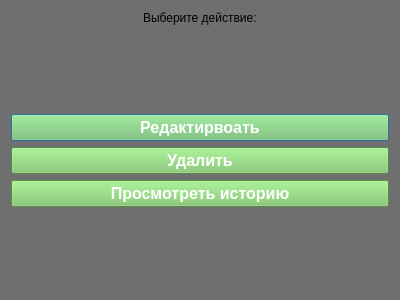
<?xml version="1.0" encoding="UTF-8"?>
<ui version="4.0">
 <class>Dialog</class>
 <widget class="QDialog" name="Dialog">
  <property name="geometry">
   <rect>
    <x>0</x>
    <y>0</y>
    <width>400</width>
    <height>300</height>
   </rect>
  </property>
  <property name="windowTitle">
   <string>Dialog</string>
  </property>
  <property name="styleSheet">
   <string notr="true">background-color: rgb(111, 111, 111);</string>
  </property>
  <layout class="QVBoxLayout" name="verticalLayout_2">
   <item>
    <layout class="QVBoxLayout" name="verticalLayout">
     <item alignment="Qt::AlignHCenter">
      <widget class="QLabel" name="label">
       <property name="styleSheet">
        <string notr="true">font: 75 16pt &quot;MS Shell Dlg 2&quot;;</string>
       </property>
       <property name="text">
        <string>Выберите действие:</string>
       </property>
      </widget>
     </item>
     <item>
      <spacer name="verticalSpacer">
       <property name="orientation">
        <enum>Qt::Vertical</enum>
       </property>
       <property name="sizeHint" stdset="0">
        <size>
         <width>20</width>
         <height>40</height>
        </size>
       </property>
      </spacer>
     </item>
     <item>
      <widget class="QPushButton" name="save_button">
       <property name="palette">
        <palette>
         <active>
          <colorrole role="Button">
           <brush brushstyle="SolidPattern">
            <color alpha="255">
             <red>121</red>
             <green>197</green>
             <blue>100</blue>
            </color>
           </brush>
          </colorrole>
          <colorrole role="Text">
           <brush brushstyle="SolidPattern">
            <color alpha="255">
             <red>255</red>
             <green>255</green>
             <blue>255</blue>
            </color>
           </brush>
          </colorrole>
          <colorrole role="ButtonText">
           <brush brushstyle="SolidPattern">
            <color alpha="255">
             <red>255</red>
             <green>255</green>
             <blue>255</blue>
            </color>
           </brush>
          </colorrole>
          <colorrole role="Base">
           <brush brushstyle="SolidPattern">
            <color alpha="255">
             <red>121</red>
             <green>197</green>
             <blue>100</blue>
            </color>
           </brush>
          </colorrole>
          <colorrole role="Window">
           <brush brushstyle="SolidPattern">
            <color alpha="255">
             <red>121</red>
             <green>197</green>
             <blue>100</blue>
            </color>
           </brush>
          </colorrole>
         </active>
         <inactive>
          <colorrole role="Button">
           <brush brushstyle="SolidPattern">
            <color alpha="255">
             <red>121</red>
             <green>197</green>
             <blue>100</blue>
            </color>
           </brush>
          </colorrole>
          <colorrole role="Text">
           <brush brushstyle="SolidPattern">
            <color alpha="255">
             <red>255</red>
             <green>255</green>
             <blue>255</blue>
            </color>
           </brush>
          </colorrole>
          <colorrole role="ButtonText">
           <brush brushstyle="SolidPattern">
            <color alpha="255">
             <red>255</red>
             <green>255</green>
             <blue>255</blue>
            </color>
           </brush>
          </colorrole>
          <colorrole role="Base">
           <brush brushstyle="SolidPattern">
            <color alpha="255">
             <red>121</red>
             <green>197</green>
             <blue>100</blue>
            </color>
           </brush>
          </colorrole>
          <colorrole role="Window">
           <brush brushstyle="SolidPattern">
            <color alpha="255">
             <red>121</red>
             <green>197</green>
             <blue>100</blue>
            </color>
           </brush>
          </colorrole>
         </inactive>
         <disabled>
          <colorrole role="Button">
           <brush brushstyle="SolidPattern">
            <color alpha="255">
             <red>121</red>
             <green>197</green>
             <blue>100</blue>
            </color>
           </brush>
          </colorrole>
          <colorrole role="Text">
           <brush brushstyle="SolidPattern">
            <color alpha="255">
             <red>120</red>
             <green>120</green>
             <blue>120</blue>
            </color>
           </brush>
          </colorrole>
          <colorrole role="ButtonText">
           <brush brushstyle="SolidPattern">
            <color alpha="255">
             <red>120</red>
             <green>120</green>
             <blue>120</blue>
            </color>
           </brush>
          </colorrole>
          <colorrole role="Base">
           <brush brushstyle="SolidPattern">
            <color alpha="255">
             <red>121</red>
             <green>197</green>
             <blue>100</blue>
            </color>
           </brush>
          </colorrole>
          <colorrole role="Window">
           <brush brushstyle="SolidPattern">
            <color alpha="255">
             <red>121</red>
             <green>197</green>
             <blue>100</blue>
            </color>
           </brush>
          </colorrole>
         </disabled>
        </palette>
       </property>
       <property name="font">
        <font>
         <family>MS Shell Dlg 2</family>
         <pointsize>12</pointsize>
         <weight>75</weight>
         <bold>true</bold>
        </font>
       </property>
       <property name="styleSheet">
        <string notr="true">background-color: rgb(121, 197, 100);</string>
       </property>
       <property name="text">
        <string>Редактирвоать</string>
       </property>
      </widget>
     </item>
     <item>
      <widget class="QPushButton" name="save_button_2">
       <property name="palette">
        <palette>
         <active>
          <colorrole role="Button">
           <brush brushstyle="SolidPattern">
            <color alpha="255">
             <red>121</red>
             <green>197</green>
             <blue>100</blue>
            </color>
           </brush>
          </colorrole>
          <colorrole role="Text">
           <brush brushstyle="SolidPattern">
            <color alpha="255">
             <red>255</red>
             <green>255</green>
             <blue>255</blue>
            </color>
           </brush>
          </colorrole>
          <colorrole role="ButtonText">
           <brush brushstyle="SolidPattern">
            <color alpha="255">
             <red>255</red>
             <green>255</green>
             <blue>255</blue>
            </color>
           </brush>
          </colorrole>
          <colorrole role="Base">
           <brush brushstyle="SolidPattern">
            <color alpha="255">
             <red>121</red>
             <green>197</green>
             <blue>100</blue>
            </color>
           </brush>
          </colorrole>
          <colorrole role="Window">
           <brush brushstyle="SolidPattern">
            <color alpha="255">
             <red>121</red>
             <green>197</green>
             <blue>100</blue>
            </color>
           </brush>
          </colorrole>
         </active>
         <inactive>
          <colorrole role="Button">
           <brush brushstyle="SolidPattern">
            <color alpha="255">
             <red>121</red>
             <green>197</green>
             <blue>100</blue>
            </color>
           </brush>
          </colorrole>
          <colorrole role="Text">
           <brush brushstyle="SolidPattern">
            <color alpha="255">
             <red>255</red>
             <green>255</green>
             <blue>255</blue>
            </color>
           </brush>
          </colorrole>
          <colorrole role="ButtonText">
           <brush brushstyle="SolidPattern">
            <color alpha="255">
             <red>255</red>
             <green>255</green>
             <blue>255</blue>
            </color>
           </brush>
          </colorrole>
          <colorrole role="Base">
           <brush brushstyle="SolidPattern">
            <color alpha="255">
             <red>121</red>
             <green>197</green>
             <blue>100</blue>
            </color>
           </brush>
          </colorrole>
          <colorrole role="Window">
           <brush brushstyle="SolidPattern">
            <color alpha="255">
             <red>121</red>
             <green>197</green>
             <blue>100</blue>
            </color>
           </brush>
          </colorrole>
         </inactive>
         <disabled>
          <colorrole role="Button">
           <brush brushstyle="SolidPattern">
            <color alpha="255">
             <red>121</red>
             <green>197</green>
             <blue>100</blue>
            </color>
           </brush>
          </colorrole>
          <colorrole role="Text">
           <brush brushstyle="SolidPattern">
            <color alpha="255">
             <red>120</red>
             <green>120</green>
             <blue>120</blue>
            </color>
           </brush>
          </colorrole>
          <colorrole role="ButtonText">
           <brush brushstyle="SolidPattern">
            <color alpha="255">
             <red>120</red>
             <green>120</green>
             <blue>120</blue>
            </color>
           </brush>
          </colorrole>
          <colorrole role="Base">
           <brush brushstyle="SolidPattern">
            <color alpha="255">
             <red>121</red>
             <green>197</green>
             <blue>100</blue>
            </color>
           </brush>
          </colorrole>
          <colorrole role="Window">
           <brush brushstyle="SolidPattern">
            <color alpha="255">
             <red>121</red>
             <green>197</green>
             <blue>100</blue>
            </color>
           </brush>
          </colorrole>
         </disabled>
        </palette>
       </property>
       <property name="font">
        <font>
         <family>MS Shell Dlg 2</family>
         <pointsize>12</pointsize>
         <weight>75</weight>
         <bold>true</bold>
        </font>
       </property>
       <property name="styleSheet">
        <string notr="true">background-color: rgb(121, 197, 100);</string>
       </property>
       <property name="text">
        <string>Удалить</string>
       </property>
      </widget>
     </item>
     <item>
      <widget class="QPushButton" name="save_button_3">
       <property name="palette">
        <palette>
         <active>
          <colorrole role="Button">
           <brush brushstyle="SolidPattern">
            <color alpha="255">
             <red>121</red>
             <green>197</green>
             <blue>100</blue>
            </color>
           </brush>
          </colorrole>
          <colorrole role="Text">
           <brush brushstyle="SolidPattern">
            <color alpha="255">
             <red>255</red>
             <green>255</green>
             <blue>255</blue>
            </color>
           </brush>
          </colorrole>
          <colorrole role="ButtonText">
           <brush brushstyle="SolidPattern">
            <color alpha="255">
             <red>255</red>
             <green>255</green>
             <blue>255</blue>
            </color>
           </brush>
          </colorrole>
          <colorrole role="Base">
           <brush brushstyle="SolidPattern">
            <color alpha="255">
             <red>121</red>
             <green>197</green>
             <blue>100</blue>
            </color>
           </brush>
          </colorrole>
          <colorrole role="Window">
           <brush brushstyle="SolidPattern">
            <color alpha="255">
             <red>121</red>
             <green>197</green>
             <blue>100</blue>
            </color>
           </brush>
          </colorrole>
         </active>
         <inactive>
          <colorrole role="Button">
           <brush brushstyle="SolidPattern">
            <color alpha="255">
             <red>121</red>
             <green>197</green>
             <blue>100</blue>
            </color>
           </brush>
          </colorrole>
          <colorrole role="Text">
           <brush brushstyle="SolidPattern">
            <color alpha="255">
             <red>255</red>
             <green>255</green>
             <blue>255</blue>
            </color>
           </brush>
          </colorrole>
          <colorrole role="ButtonText">
           <brush brushstyle="SolidPattern">
            <color alpha="255">
             <red>255</red>
             <green>255</green>
             <blue>255</blue>
            </color>
           </brush>
          </colorrole>
          <colorrole role="Base">
           <brush brushstyle="SolidPattern">
            <color alpha="255">
             <red>121</red>
             <green>197</green>
             <blue>100</blue>
            </color>
           </brush>
          </colorrole>
          <colorrole role="Window">
           <brush brushstyle="SolidPattern">
            <color alpha="255">
             <red>121</red>
             <green>197</green>
             <blue>100</blue>
            </color>
           </brush>
          </colorrole>
         </inactive>
         <disabled>
          <colorrole role="Button">
           <brush brushstyle="SolidPattern">
            <color alpha="255">
             <red>121</red>
             <green>197</green>
             <blue>100</blue>
            </color>
           </brush>
          </colorrole>
          <colorrole role="Text">
           <brush brushstyle="SolidPattern">
            <color alpha="255">
             <red>120</red>
             <green>120</green>
             <blue>120</blue>
            </color>
           </brush>
          </colorrole>
          <colorrole role="ButtonText">
           <brush brushstyle="SolidPattern">
            <color alpha="255">
             <red>120</red>
             <green>120</green>
             <blue>120</blue>
            </color>
           </brush>
          </colorrole>
          <colorrole role="Base">
           <brush brushstyle="SolidPattern">
            <color alpha="255">
             <red>121</red>
             <green>197</green>
             <blue>100</blue>
            </color>
           </brush>
          </colorrole>
          <colorrole role="Window">
           <brush brushstyle="SolidPattern">
            <color alpha="255">
             <red>121</red>
             <green>197</green>
             <blue>100</blue>
            </color>
           </brush>
          </colorrole>
         </disabled>
        </palette>
       </property>
       <property name="font">
        <font>
         <family>MS Shell Dlg 2</family>
         <pointsize>12</pointsize>
         <weight>75</weight>
         <bold>true</bold>
        </font>
       </property>
       <property name="styleSheet">
        <string notr="true">background-color: rgb(121, 197, 100);</string>
       </property>
       <property name="text">
        <string>Просмотреть историю</string>
       </property>
      </widget>
     </item>
     <item>
      <spacer name="verticalSpacer_2">
       <property name="orientation">
        <enum>Qt::Vertical</enum>
       </property>
       <property name="sizeHint" stdset="0">
        <size>
         <width>20</width>
         <height>40</height>
        </size>
       </property>
      </spacer>
     </item>
    </layout>
   </item>
  </layout>
 </widget>
 <resources/>
 <connections/>
</ui>
